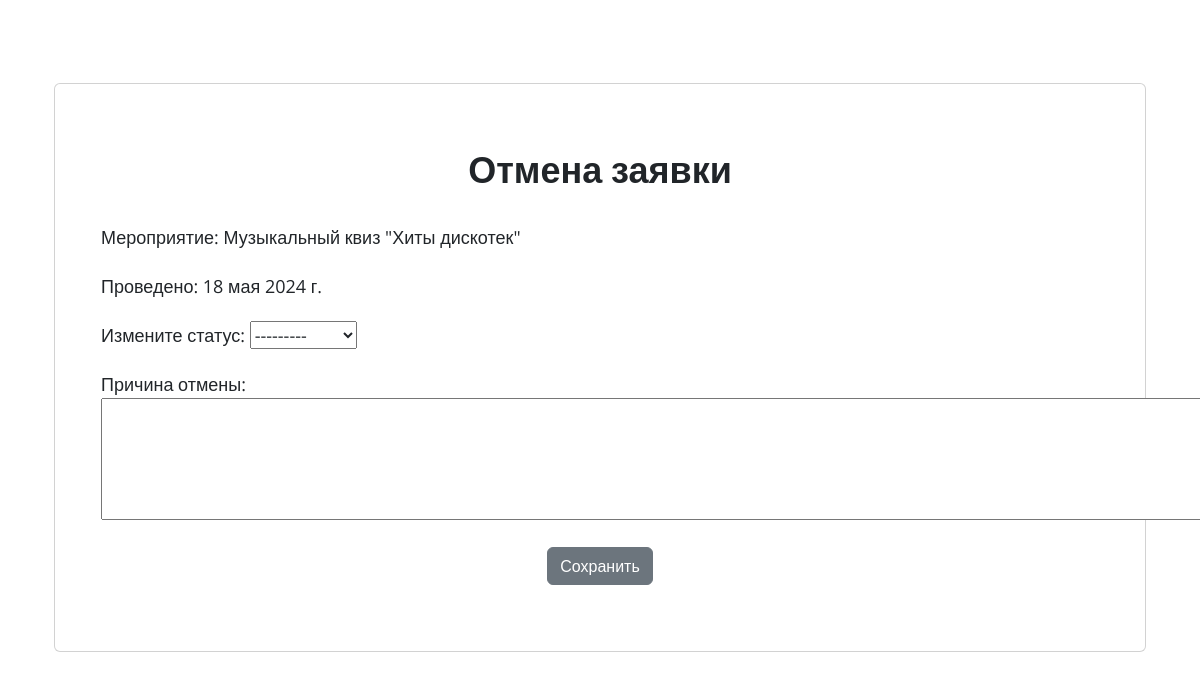
Page /cancel-invitation/28/cancel/ on the committed database.
### Diplom/models.py (models this page shows, shortened)
class InvitationStatus(models.Model):
    Invitation = models.ForeignKey('Invitation', on_delete=models.CASCADE)
    Status = models.ForeignKey('Status', on_delete=models.CASCADE)
    Profile = models.ForeignKey('Profile', on_delete=models.CASCADE)
    Status_Date = models.DateField(blank=True, null=True, auto_now_add=True)
    Description = models.CharField(max_length=255, blank=True, null=True)

class Invitation(models.Model):
    date_submitted = models.DateField(blank=True, null=True)
    Event_Plan_Position = models.ForeignKey('Event_Plan_Position', on_delete=models.CASCADE)
    Team = models.ForeignKey('Team', on_delete=models.CASCADE, null=True, blank=True)
    Team_Members = models.ForeignKey('Team_Members', on_delete=models.CASCADE, null=True, blank=True)
    Profile = models.ForeignKey('Profile', on_delete=models.CASCADE, null=True, blank=True)

class Event_Plan_Position(models.Model):
    Event_Plan = models.ForeignKey('Event_Plan', on_delete=models.PROTECT)
    Event = models.ForeignKey('Event', on_delete=models.PROTECT)
    Date = models.DateField(null=True, blank=True)
    Date_Plan = models.DateField(null=True, blank=True)
    Date_Fact = models.DateField(null=True, blank=True)
    Description = models.TextField(null=True, blank=True)
    Eventers_Plan = models.IntegerField(null=True, blank=True)
    Eventers_Fact = models.IntegerField(null=True, blank=True)

class Event(models.Model):
    name = models.CharField(max_length=255)
    max_eventers = models.IntegerField(default=100)
    image = models.ImageField(upload_to='images', null=True, blank=True)
    description = models.TextField(null=True, blank=True)
    team = models.BooleanField('Командное мероприятие', null=True, blank=True)
    EventType = models.ForeignKey('EventType', on_delete=models.CASCADE)
    EducationLevel = models.ForeignKey('EducationLevel', on_delete=models.CASCADE)

class EventType(models.Model):
    name = models.CharField(max_length=100,
                            verbose_name='Наименование типа мероприятия',
                            choices=EventType_Choices)

### Diplom/views.py (the view)
# urls.py: path('cancel-invitation/<int:pk>/cancel/', cancel_invitation, name='cancel_invitation'),
def cancel_invitation(request, pk):
    invitation = get_object_or_404(InvitationStatus, pk=pk)
    cancel_status = get_object_or_404(Status, name = 'Отменена')
    if request.method == 'POST':
        form = CancelInvitationForm(request.POST, instance=invitation)
        if form.is_valid():
            status = form.save(commit=False)
            status.Invitation = invitation.Invitation
            status.Profile = request.user.profile
            status.Status.name = 'Отменена'
            status.save()
            return redirect('profile')
    else:
        form = CancelInvitationForm()
    return render(request, 'cancel_invitation.html', {'form': form, 'invitation': invitation})

### Diplom/forms.py
class CancelInvitationForm(forms.ModelForm):
    class Meta:
        model = InvitationStatus
        fields = ['Status', 'Description']
        widgets = {
            'Description': forms.Textarea(attrs={'rows': 4, 'cols': 120})
        }
        labels = {
            'Description': 'Причина отмены',
            'Status': 'Измените статус'
        }
    def __init__(self, *args, **kwargs):
        super(CancelInvitationForm, self).__init__(*args, **kwargs)
        self.fields['Status'] = forms.ModelChoiceField(queryset=Status.objects.filter(name='Отменена'))
        self.fields['Status'].label = 'Измените статус'

### Diplom/models.py (called while the page is built)
    def __str__(self):
        return str(self.name)

### templates/cancel_invitation.html (shortened to what this page needs)
{% extends 'base.html' %}
{% block content %}
    <div class="container px-4">
        <div class="d-flex justify-content-center">
            <div class="card" style="width: 100%; height: 100%; padding: 30px">
                <div class="card-body">
                    <h3 align="center" style="padding-bottom: 10px"><strong>Отмена заявки</strong></h3>
                    <p>Мероприятие: {{ invitation.Invitation.Event_Plan_Position.Event.EventType.name }} "{{ invitation.Invitation.Event_Plan_Position.Event.name }}"</p>
                    {% if invitation.Invitation.Event_Plan_Position.Date_Fact %}
                    <p>Проведено: {{ invitation.Invitation.Event_Plan_Position.Date_Fact }}</p>
                    {% elif invitation.Invitation.Event_Plan_Position.Date_Plan %}
                    <p>Планируется: {{ invitation.Invitation.Event_Plan_Position.Date_Plan }}</p>
                    {% endif %}
                    <form method="post" enctype="multipart/form-data">
                        {{form.as_p}}
                        <p align="center">
                            <button type="submit" class="btn btn-secondary ">Сохранить</button>
                        </p>
                    </form>
                </div>
            </div>
        </div>
    </div>
{% endblock %}

### rows in the picture
InvitationStatus: Invitation.Event_Plan_Position.Event.EventType.name "Музыкальный квиз", Invitation.Event_Plan_Position.Event.name "Хиты дискотек", Invitation.Event_Plan_Position.Date_Fact "18 мая 2024 г."
